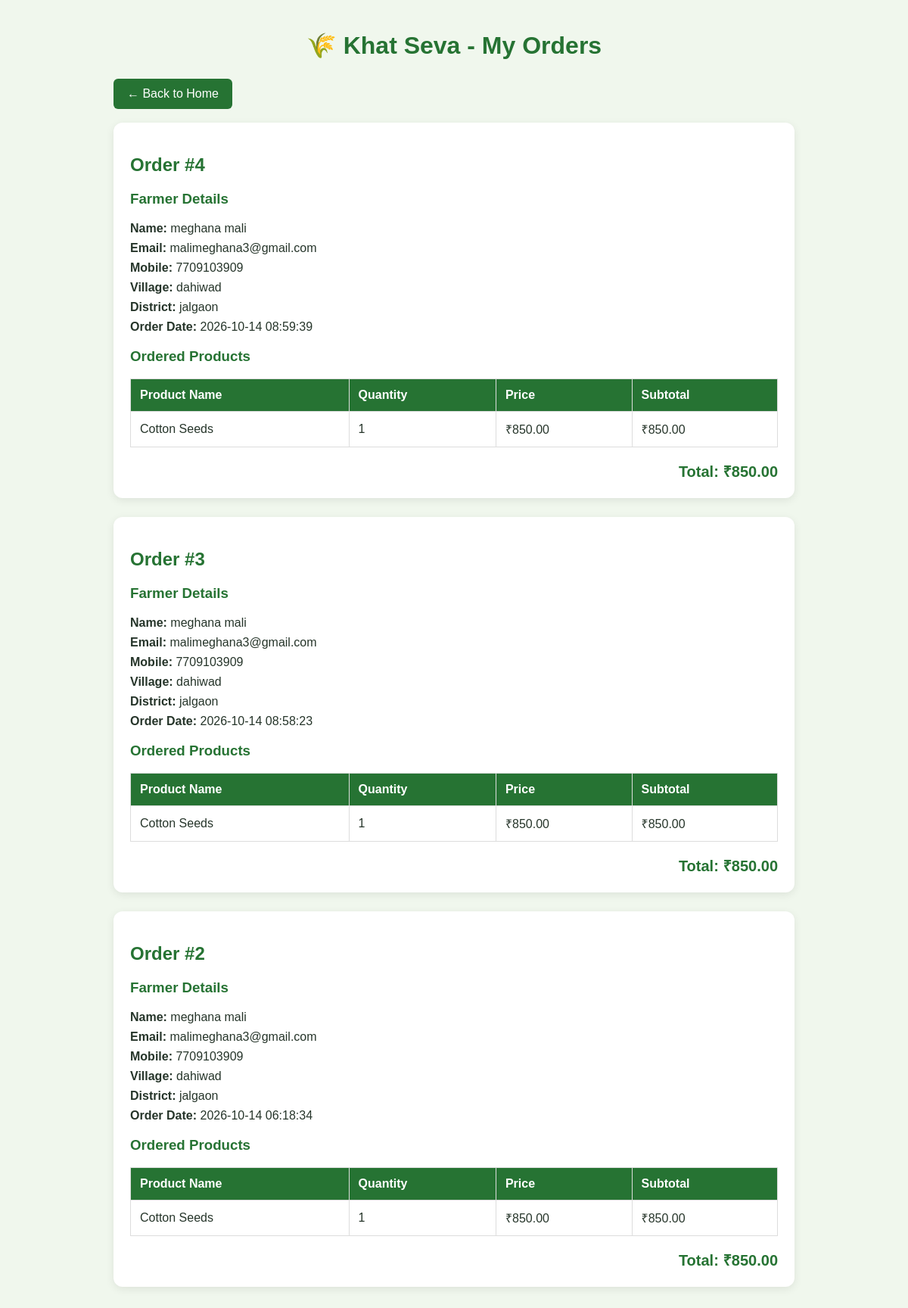
Page /orders (signed in) on the committed database.
### tables this page shows
CREATE TABLE orders (
                id INTEGER PRIMARY KEY AUTOINCREMENT,
                farmer_id INTEGER NOT NULL,
                total REAL NOT NULL,
                created_at TEXT DEFAULT CURRENT_TIMESTAMP,
                FOREIGN KEY (farmer_id) REFERENCES farmers(id)
            );

CREATE TABLE farmers (
            id INTEGER PRIMARY KEY AUTOINCREMENT,
            name TEXT NOT NULL,
            mobile TEXT NOT NULL,
            email TEXT NOT NULL UNIQUE,
            village TEXT NOT NULL,
            address TEXT NOT NULL,
            password TEXT NOT NULL
        , district TEXT NOT NULL DEFAULT '', land_details TEXT NOT NULL DEFAULT '', password_hash TEXT);

CREATE TABLE order_items (
                id INTEGER PRIMARY KEY AUTOINCREMENT,
                order_id INTEGER NOT NULL,
                product_id INTEGER NOT NULL,
                product_name TEXT NOT NULL,
                quantity INTEGER NOT NULL,
                price REAL NOT NULL,
                subtotal REAL NOT NULL,
                FOREIGN KEY (order_id) REFERENCES orders(id)
            );

### app.py (the view)
@app.route("/orders")
def orders():
    if "farmer_id" not in session:
        return redirect(url_for("login"))
    conn = get_db()
    cur = conn.cursor()
    cur.execute("""
        SELECT
            o.id AS order_id,
            o.total,
            o.created_at,
            f.name AS farmer_name,
            f.email AS farmer_email,
            f.mobile AS farmer_mobile,
            f.village AS farmer_village,
            f.district AS farmer_district
        FROM orders o
        JOIN farmers f ON o.farmer_id = f.id
        WHERE o.farmer_id = ?
        ORDER BY o.id DESC
    """, (session["farmer_id"],))
    orders_list = cur.fetchall()
    order_details = []
    for order in orders_list:
        cur.execute("""
            SELECT
                product_name,
                quantity,
                price,
                subtotal
            FROM order_items
            WHERE order_id = ?
        """, (order["order_id"],))
        items = cur.fetchall()
        order_details.append({
            "order": order,
            "items": items
        })
    conn.close()
    return render_template(
        "orders.html",
        order_details=order_details
    )

### app.py (called while the page is built)
def get_db():
    conn = sqlite3.connect(DB_PATH)
    conn.row_factory = sqlite3.Row
    return conn

### templates/orders.html (shortened to what this page needs)
<!DOCTYPE html>
<html lang="en">
<head>
</head>
<body>
    <h1>🌾 Khat Seva - My Orders</h1>
    <div class="container">
       <a href="/" class="back-btn">
            ← Back to Home
        </a>
        <br><br>
        {% if order_details %}
            {% for details in order_details %}
                {% set order = details.order %}
                <div class="order-card">
                    <h2>Order #{{ order.order_id }}</h2>
                    <div class="farmer-info">
                        <h3>Farmer Details</h3>
                        <p><b>Name:</b> {{ order.farmer_name }}</p>
                        <p><b>Email:</b> {{ order.farmer_email }}</p>
                        <p><b>Mobile:</b> {{ order.farmer_mobile }}</p>
                        <p><b>Village:</b> {{ order.farmer_village }}</p>
                        <p><b>District:</b> {{ order.farmer_district }}</p>
                        <p><b>Order Date:</b> {{ order.created_at }}</p>
                    </div>
                    <h3>Ordered Products</h3>
                    <table>
                        <thead>
                            <tr>
                                <th>Product Name</th>
                                <th>Quantity</th>
                                <th>Price</th>
                                <th>Subtotal</th>
                            </tr>
                        </thead>
                        <tbody>
                            {% for item in details["items"] %}
                                <tr>
                                    <td>{{ item.product_name }}</td>
                                    <td>{{ item.quantity }}</td>
                                    <td>₹{{ "%.2f"|format(item.price|float) }}</td>
                                    <td>₹{{ "%.2f"|format(item.subtotal|float) }}</td>
                                </tr>
                            {% endfor %}
                        </tbody>
                    </table>
                    <div class="total">
                        Total: ₹{{ "%.2f"|format(order.total|float) }}
                    </div>
                </div>
            {% endfor %}
        {% endif %}
    </div>
</body>
</html>

### templates/orders.html (style rules this page uses)
* { box-sizing: border-box; }
body { margin: 0; padding: 20px; font-family: Arial, sans-serif; background: #f0f7ed; color: #26352a; }
h1 { text-align: center; color: #267333; }
.container { max-width: 900px; margin: 25px auto; }
.order-card { background: white; padding: 22px; margin-bottom: 25px; border-radius: 12px; box-shadow: 0 3px 12px #00000015; overflow-x: auto; }
h2, h3 { color: #267333; }
.farmer-info p { margin: 8px 0; overflow-wrap: anywhere; }
table { width: 100%; border-collapse: collapse; margin-top: 15px; min-width: 450px; }
th, td { padding: 12px; border: 1px solid #ddd; text-align: left; }
th { background: #267333; color: white; }
.total { text-align: right; color: #267333; font-size: 20px; font-weight: bold; margin-top: 18px; }
.back-btn { display: inline-block; background: #267333; color: white; text-decoration: none; padding: 11px 18px; border-radius: 6px; }

### rows in the picture
orders: order_id "4", created_at "2026-10-14 08:59:39", total "850.00"
farmers: farmer_name "meghana mali" "meghana mali" "meghana mali", farmer_email "malimeghana3@gmail.com" "malimeghana3@gmail.com" "malimeghana3@gmail.com", farmer_mobile "7709103909" "7709103909" "7709103909", farmer_village "dahiwad" "dahiwad" "dahiwad", farmer_district "jalgaon" "jalgaon" "jalgaon"
order_items: product_name "Cotton Seeds", quantity "1", price "850.00", subtotal "850.00"
orders: order_id "3", created_at "2026-10-14 08:58:23", total "850.00"
order_items: product_name "Cotton Seeds", quantity "1", price "850.00", subtotal "850.00"
orders: order_id "2", created_at "2026-10-14 06:18:34", total "850.00"
order_items: product_name "Cotton Seeds", quantity "1", price "850.00", subtotal "850.00"
